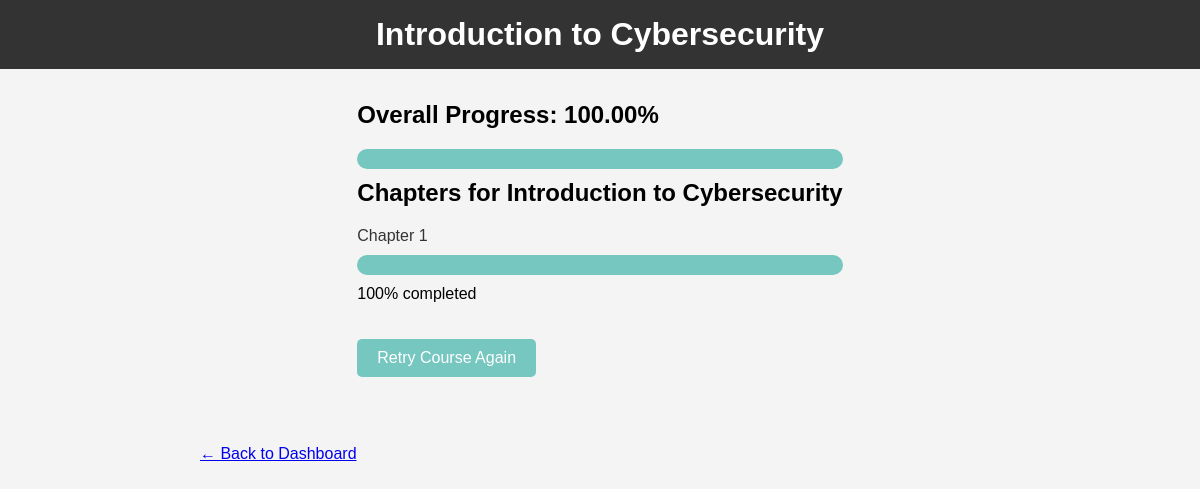
Page /view_course.php?id=8 (signed in) on the committed database.
### tables this page shows
CREATE TABLE `courses` (
  `courseID` int(11) NOT NULL,
  `courseName` varchar(255) NOT NULL,
  `uploaded_at` timestamp NOT NULL DEFAULT current_timestamp()
);

CREATE TABLE `chapters` (
  `chapterID` int(11) NOT NULL,
  `courseID` int(11) DEFAULT NULL,
  `chapterName` varchar(255) NOT NULL,
  `path` varchar(255) NOT NULL,
  `uploaded_at` timestamp NOT NULL DEFAULT current_timestamp()
);

### view_course.php (the view, shortened to what this page needs)
<?php
include_once 'databasecon.php';
$courseID = isset($_GET['id']) ? (int)$_GET['id'] : 0;
$studentID = $_SESSION["studentID"];
$stmt = $conn->prepare("SELECT courseName FROM courses WHERE courseID = ?");
$stmt->bind_param("i", $courseID);
$stmt->execute();
$stmt->bind_result($courseName);
$stmt = $conn->prepare("SELECT chapterID, chapterName, path FROM chapters WHERE courseID = ?");
$stmt->bind_param("i", $courseID);
$stmt->execute();
$result = $stmt->get_result();
$chapters = [];
$totalChapters = $result->num_rows;
$totalProgress = 0;
if ($totalChapters > 0) {
    while ($row = $result->fetch_assoc()) {
        $chapterID = $row['chapterID'];
        $progressStmt = $conn->prepare("SELECT progress FROM chapter_completions WHERE studentID = ? AND chapterID = ?");
        $progressStmt->bind_param("ii", $studentID, $chapterID);
        $progressStmt->execute();
        $progressStmt->bind_result($progress);
        $row['progress'] = $progress ? $progress : 0;
        $totalProgress += $row['progress'];
        $chapters[] = $row;
    }
}
$completionPercentage = $totalChapters > 0 ? ($totalProgress / ($totalChapters * 100)) * 100 : 0;
?>
<html lang="en">
<head>
    <link rel="stylesheet" href="style2.css">
</head>
<body>
    <header>
        <h1><?php echo htmlspecialchars($courseName); ?></h1>
    </header>
    <main>
        <section id="course-chapters">
            <h2>Overall Progress: <?php echo number_format($completionPercentage, 2); ?>%</h2>
            <div class="progress-bar-container">
                <div class="progress-bar" style="width: <?php echo $completionPercentage; ?>%;"></div>
            </div>
            <h2>Chapters for <?php echo htmlspecialchars($courseName); ?></h2>
            <ul>
                <?php foreach ($chapters as $chapter): ?>
                    <li>
                        <a href="view_chapter.php?id=<?php echo htmlspecialchars($chapter['chapterID']); ?>">
                            <?php echo htmlspecialchars($chapter['chapterName']); ?>
                        </a>
                        <div class="progress-bar-container">
                            <div class="progress-bar" style="width: <?php echo $chapter['progress']; ?>%;"></div>
                        </div>
                        <span><?php echo $chapter['progress']; ?>% completed</span>
                    </li>
                <?php endforeach; ?>
            </ul>
            <form action="reset.php" method="get">
                <button type="submit">Retry Course Again</button>
            </form>
        </section>
        <section id="navigation">
            <a href="dashboard.php" class="back-dashboard">&#8592; Back to Dashboard</a>
        </section>
    </main>
</body>
</html>

### style2.css (style rules this page uses)
body { font-family: Arial, sans-serif; margin: 0; padding: 0; background-color: #f4f4f4; }
header { background-color: #333; color: #fff; padding: 1rem 0; text-align: center; }
header h1 { margin: 0; }
main { padding: 2rem; display: flex; flex-direction: column; align-items: center; }
section { margin-bottom: 2rem; }
h2 { margin-top: 0; }
ul { list-style: none; padding: 0; }
ul li { margin-bottom: 0.5rem; }
ul li a { text-decoration: none; color: #333; }
#navigation { display: flex; justify-content: space-between; width: 100%; max-width: 800px; margin-top: 20px; }
.progress-bar-container { width: 100%; background-color: #e0e0e0; border-radius: 10px; overflow: hidden; margin: 10px 0; }
.progress-bar { height: 20px; background-color: #76c7c0; width: 0; transition: width 0.5s; }
button { display: inline-block; padding: 10px 20px; font-size: 16px; margin-top: 20px; color: #fff; background-color: #76c7c0; border: none; border-radius: 5px; cursor: pointer; text-decoration: none; }

### rows in the picture
courses: courseName "Introduction to Cybersecurity"
chapters: chapterName "Chapter 1", progress "100"

### other values in the picture
$completionPercentage "100.00"
